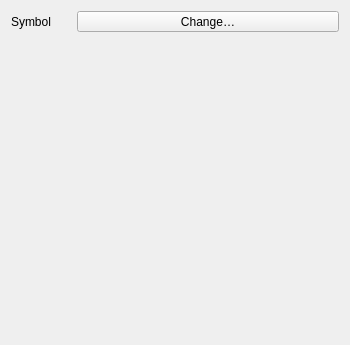
<?xml version="1.0" encoding="UTF-8"?>
<ui version="4.0">
 <class>QgsPointCloudExtentRendererWidgetBase</class>
 <widget class="QWidget" name="QgsPointCloudExtentRendererWidgetBase">
  <property name="geometry">
   <rect>
    <x>0</x>
    <y>0</y>
    <width>350</width>
    <height>345</height>
   </rect>
  </property>
  <property name="windowTitle">
   <string notr="true">Form</string>
  </property>
  <layout class="QGridLayout" name="gridLayout">
   <item row="0" column="0">
    <widget class="QLabel" name="label">
     <property name="text">
      <string>Symbol</string>
     </property>
    </widget>
   </item>
   <item row="0" column="2">
    <widget class="QgsSymbolButton" name="mSymbolButton">
     <property name="sizePolicy">
      <sizepolicy hsizetype="Expanding" vsizetype="Fixed">
       <horstretch>0</horstretch>
       <verstretch>0</verstretch>
      </sizepolicy>
     </property>
     <property name="text">
      <string>Change…</string>
     </property>
    </widget>
   </item>
   <item row="1" column="1">
    <spacer name="verticalSpacer">
     <property name="orientation">
      <enum>Qt::Vertical</enum>
     </property>
     <property name="sizeHint" stdset="0">
      <size>
       <width>20</width>
       <height>292</height>
      </size>
     </property>
    </spacer>
   </item>
  </layout>
 </widget>
 <customwidgets>
  <customwidget>
   <class>QgsSymbolButton</class>
   <extends>QToolButton</extends>
   <header>qgssymbolbutton.h</header>
  </customwidget>
 </customwidgets>
 <resources/>
 <connections/>
</ui>
